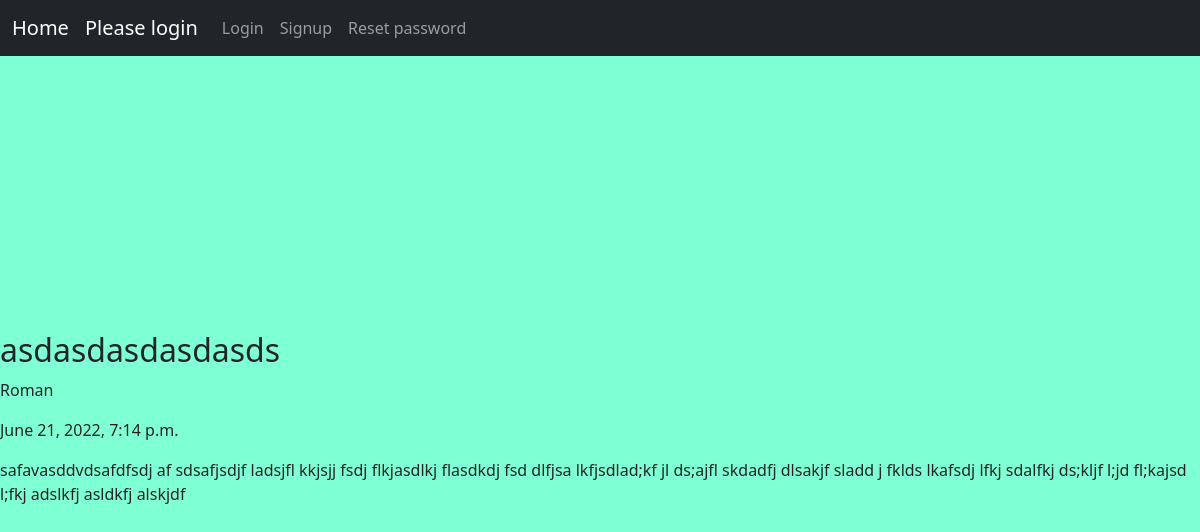
Screenshot of /article/2/ with the database file from the repository.
### NewsApp/models.py (models this page shows, shortened)
class Article(models.Model):
    author = models.ForeignKey(get_user_model(), on_delete=models.CASCADE)
    title = models.CharField(max_length=25)
    body = models.TextField()
    date = models.DateTimeField(auto_now_add=True)

### UsersApp/models.py (models this page shows)
class CustomUser(AbstractUser):
    age = models.PositiveIntegerField(null=True, blank=True)

### NewsApp/views.py (the view)
# urls.py: path('article/<slug:pk>/', ArticleDetailView.as_view(), name='article_detail'),
class ArticleDetailView(DetailView):
    model = Article
    template_name = 'NewsApp/article_detail.html'
    context_object_name = 'article'

### templates/NewsApp/article_detail.html (shortened to what this page needs)
{% extends 'base.html' %}
{% load static %}
{% block links %}
    <link href="{% static 'css/NewsApp/article_detail.css' %}" rel="stylesheet">
{% endblock links %}
{% block content %}
    <div class="article-entry">
        <h2>{{ article.title }}</h2>
        <p>{{ article.author }}</p>
        <p>{{ article.date }}</p>
        <p>{{ article.body }}</p>
    </div>
{% endblock content %}

### rows the page displays
Article: title "asdasdasdasdasds", author "Roman", date "June 21, 2022, 7:14 p.m.", body "safavasddvdsafdfsdj af sdsafjsdjf ladsjfl kkjsjj fsdj flkjasdlkj flasdkdj fsd dlfjsa lkfjsdlad;kf jl ds;ajfl skdadfj dlsakjf sladd j fklds lkafsdj lfkj sdalfkj ds;kljf l;jd fl;kajsd l;fkj adslkfj asldkfj alskjdf"
